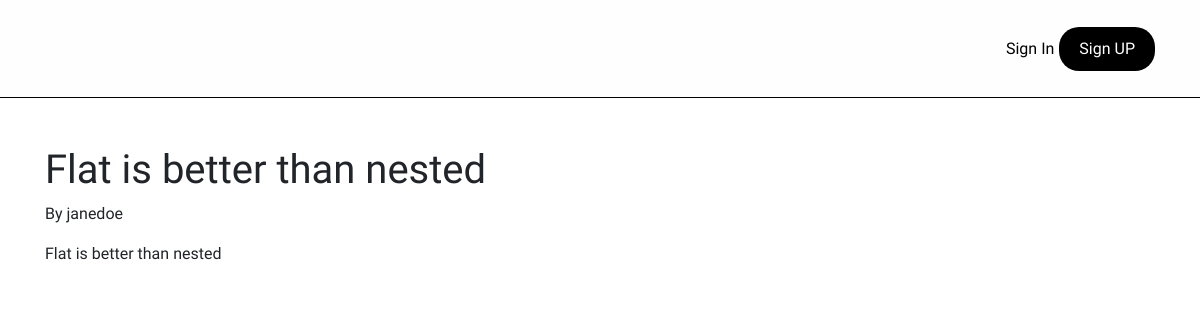
The app's page /blog/post/4, older data.
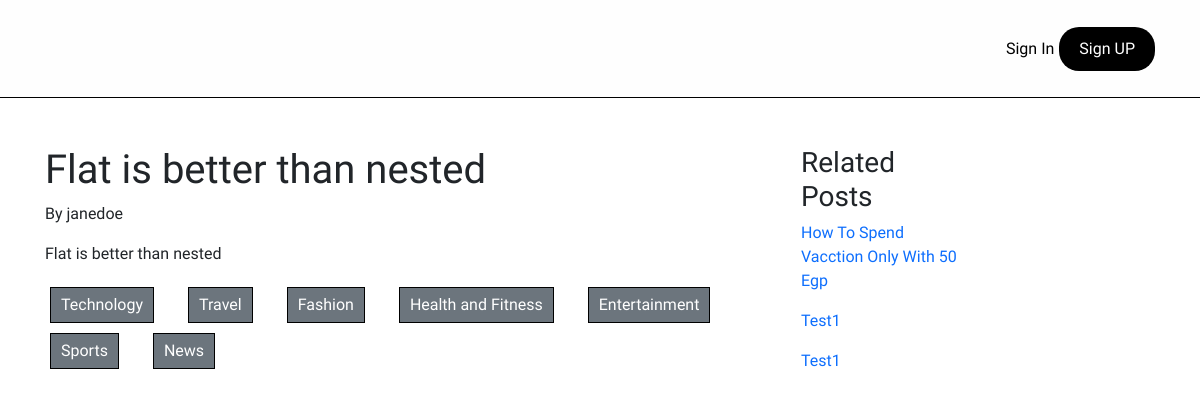
The same page, newer data.
### blog/models.py (models this page shows, shortened)
class Category(models.Model):
    title = models.CharField(max_length=255)

class Post(models.Model):
    title = models.CharField(max_length=120)
    content = models.TextField()
    published_at = models.DateTimeField(default=timezone.now)
    author = models.ForeignKey(User, on_delete=models.CASCADE)
    categories = models.ManyToManyField(Category, related_name='categories')
    image = models.ImageField(null=True, blank=True)
    likes = models.IntegerField(default=0)
    dislikes = models.IntegerField(default=0)
    class Meta:
        ordering = ['-likes','-published_at']

### blog/views.py (the view)
# urls.py: path('post/<int:id>', views.post_item, name='post-item'),
def post_item(request, id):
    post = get_object_or_404(Post, pk=id)
    categories = []
    for category in post.categories.all():
        categories.append(category.title)
    related_posts = Post.objects.filter(categories__title__in=categories).exclude(pk=id)[0:3]
    return render(request, "blog/post.html", {'post': post, 'related_posts': related_posts})

### blog/templates/blog/post.html (shortened to what this page needs)
{% extends 'base.html' %}
{% block content %}
<div class="container">
        <div class="row">
                <div class="col-sm-8">
                        <h1>{{ post.title }}</h1>
                        {% if request.user != post.author %}
                                <p      >By {{post.author.username}}</p>
                        {%endif%}
                        <p>{{post.content}}</p>
                        <div class="row mt-3">
                                {% for category in post.categories.all%}
                                <div class="col-auto">
                                        <a href="{% url 'post-by-category' category.id%}"
                                                class="category">{{category.title}}</a>
                                </div>
                                {%endfor%}
                        </div>
                </div>
                {% if related_posts%}
                <div class="col-sm-2">
                        <h3>Related Posts</h3>
                        {% for post in related_posts%}
                        <p><a href="{% url 'post-item' post.id%}" class="link-primary">{{post.title|title}}</a></p>
                        {%endfor%}
                </div>
                {% endif %}
        </div>
</div>
{% endblock content %}

Row changes from the older to the newer data that the page shows:
added Category: title "Technology"
added Category: title "Travel"
added Category: title "Fashion"
added Category: title "Health and Fitness"
added Category: title "Entertainment"
added Category: title "Sports"
added Category: title "News"
added Post: title "How To Spend Vacction Only With 50 Egp"
now on this page (row unchanged): Post: title "Test1"
Text that changed along with them:
text now shown: "Related Posts"
